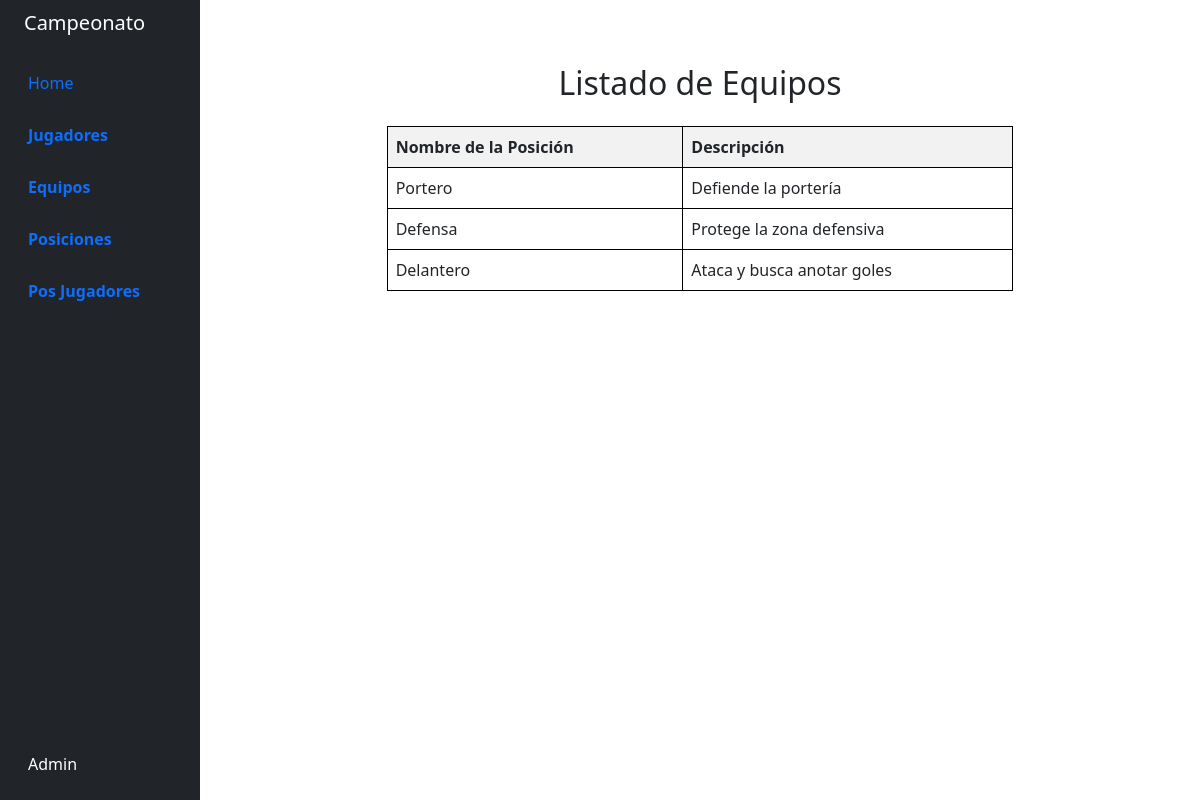
Before: /php/listar_posiciones.php with the older database file.
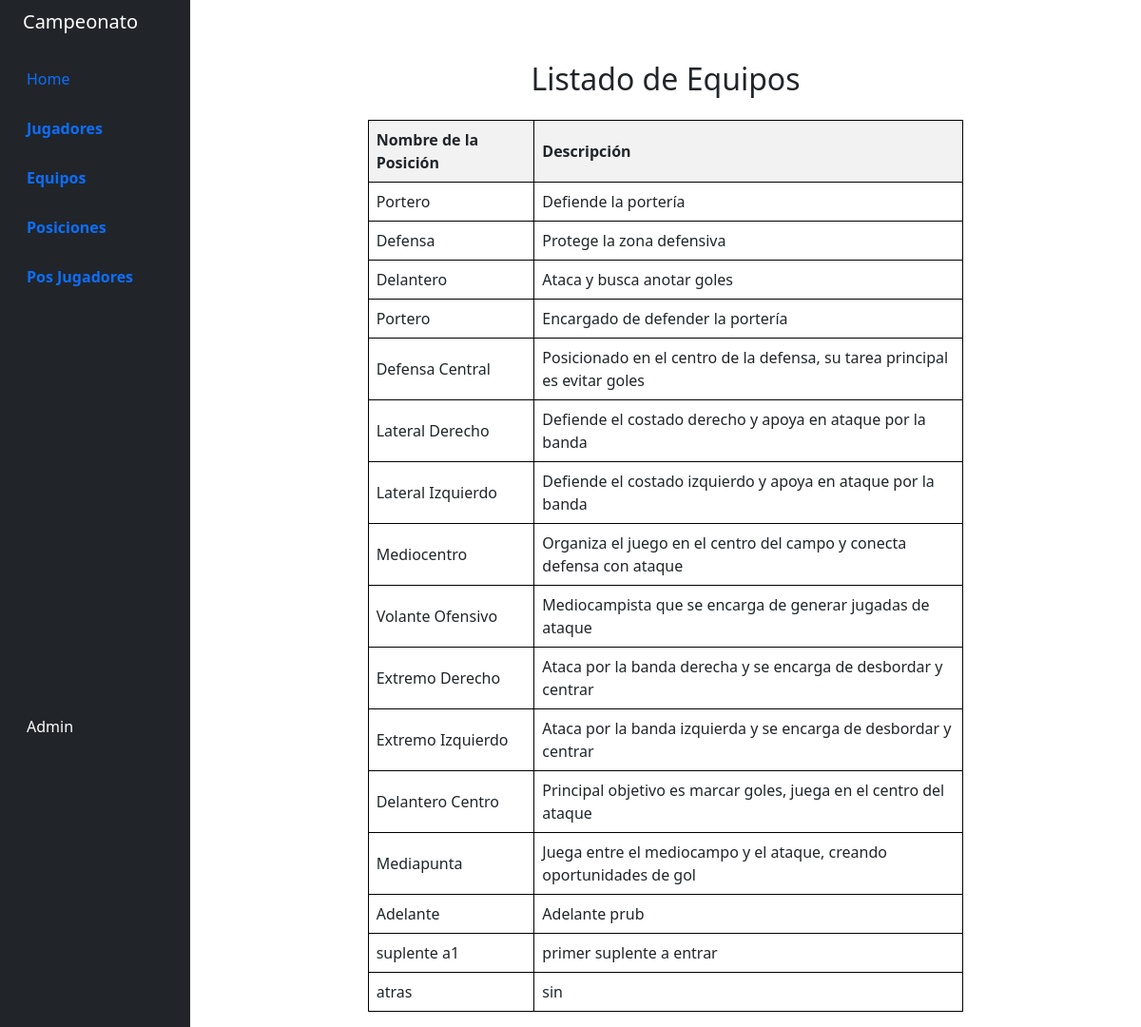
After: the same page with the newer database file.
### tables this page shows
CREATE TABLE `posiciones` (
  `id` bigint(20) NOT NULL,
  `nombrePosicion` varchar(255) NOT NULL,
  `descripcion` text DEFAULT NULL
);

### php/listar_posiciones.php (the view, shortened to what this page needs)
<?php
include 'conexion.php';
$sql = "SELECT nombrePosicion, descripcion FROM posiciones";
$result = $conn->query($sql);
?>
<!DOCTYPE html>
<html lang="es">
<head>
    <link rel="stylesheet" href="../css/bootstrap.min.css">
</head>
<body>
    <div class="container-fluid">
        <div class="row flex-nowrap">
            <div class="col-auto col-md-3 col-xl-2 px-sm-2 px-0 bg-dark">
                <div class="d-flex flex-column align-items-center align-items-sm-start px-3 pt-2 text-white min-vh-100">
                    <a href="" class="d-flex align-items-center pb-3 mb-md-0 me-md-auto text-white text-decoration-none">
                        <span class="fs-5 d-none d-sm-inline">Campeonato</span>
                    </a>
                    <ul class="nav nav-pills flex-column mb-sm-auto mb-0 align-items-center align-items-sm-start" id="menu">
                        <li class="nav-item">
                            <a href="../inde1.php" class="nav-link align-middle px-0">
                                <i class="fs-4 bi-house"></i> <span class="ms-1 d-none d-sm-inline">Home</span>
                            </a>
                        </li>
                        <li>
                            <a href="#submenu1" data-bs-toggle="collapse" class="nav-link px-0 align-middle">
                                <i class="fs-4 bi-speedometer2"></i> <span class="ms-1 d-none d-sm-inline fw-bold">Jugadores</span> </a>
                        </li>
                        <li>
                            <a href="#submenu3" data-bs-toggle="collapse" class="nav-link px-0 align-middle">
                                <i class="fs-4 bi-speedometer2"></i> <span class="ms-1 d-none d-sm-inline fw-bold">Equipos</span> </a>
                        </li>
                        <li>
                            <a href="#submenu5" data-bs-toggle="collapse" class="nav-link px-0 align-middle">
                                <span class="ms-1 d-none d-sm-inline fw-bold">Posiciones</span>
                            </a>
                        </li>
                        <li>
                            <a href="#submenu7" data-bs-toggle="collapse" class="nav-link px-0 align-middle">
                                <span class="ms-1 d-none d-sm-inline fw-bold">Pos Jugadores</span>
                            </a>
                        </li>
                    </ul>
                    <div class="dropdown pb-4">
                        <span class="d-none d-sm-inline mx-1">Admin</span>
                    </div>
                </div>
            </div>
            <div class="col py-3">
                <div class="container mt-5">
                    <div class="row">
                        <div class="col-md-8 offset-md-2">
                            <h2 class="text-center mb-4">Listado de Equipos</h2>
                            <table>
                                <thead>
                                    <tr>
                                        <th>Nombre de la Posición</th>
                                        <th>Descripción</th>
                                    </tr>
                                </thead>
                                <tbody>
                                    <?php
                                    if ($result->num_rows > 0) {
                                        while ($row = $result->fetch_assoc()) {
                                            echo "<tr>";
                                            echo "<td>" . $row["nombrePosicion"] . "</td>";
                                            echo "<td>" . $row["descripcion"] . "</td>";
                                            echo "</tr>";
                                        }
                                    } else {
                                        echo "<tr><td colspan='2'>No hay posiciones registradas</td></tr>";
                                    }
                                    ?>
                                </tbody>
                            </table>
                        </div>
                    </div>
                </div>
            </div>
        </div>
    </div>
</body>
</html>

Changed rows visible on the page:
added posiciones: nombrePosicion "Portero", descripcion "Encargado de defender la portería"
added posiciones: nombrePosicion "Defensa Central", descripcion "Posicionado en el centro de la defensa, su tarea principal es evitar goles"
added posiciones: nombrePosicion "Lateral Derecho", descripcion "Defiende el costado derecho y apoya en ataque por la banda"
added posiciones: nombrePosicion "Lateral Izquierdo", descripcion "Defiende el costado izquierdo y apoya en ataque por la banda"
added posiciones: nombrePosicion "Mediocentro", descripcion "Organiza el juego en el centro del campo y conecta defensa con ataque"
added posiciones: nombrePosicion "Volante Ofensivo", descripcion "Mediocampista que se encarga de generar jugadas de ataque"
added posiciones: nombrePosicion "Extremo Derecho", descripcion "Ataca por la banda derecha y se encarga de desbordar y centrar"
added posiciones: nombrePosicion "Extremo Izquierdo", descripcion "Ataca por la banda izquierda y se encarga de desbordar y centrar"
added posiciones: nombrePosicion "Delantero Centro", descripcion "Principal objetivo es marcar goles, juega en el centro del ataque"
added posiciones: nombrePosicion "Mediapunta", descripcion "Juega entre el mediocampo y el ataque, creando oportunidades de gol"
added posiciones: nombrePosicion "Adelante", descripcion "Adelante prub"
added posiciones: nombrePosicion "suplente a1", descripcion "primer suplente a entrar"
added posiciones: nombrePosicion "atras", descripcion "sin"
